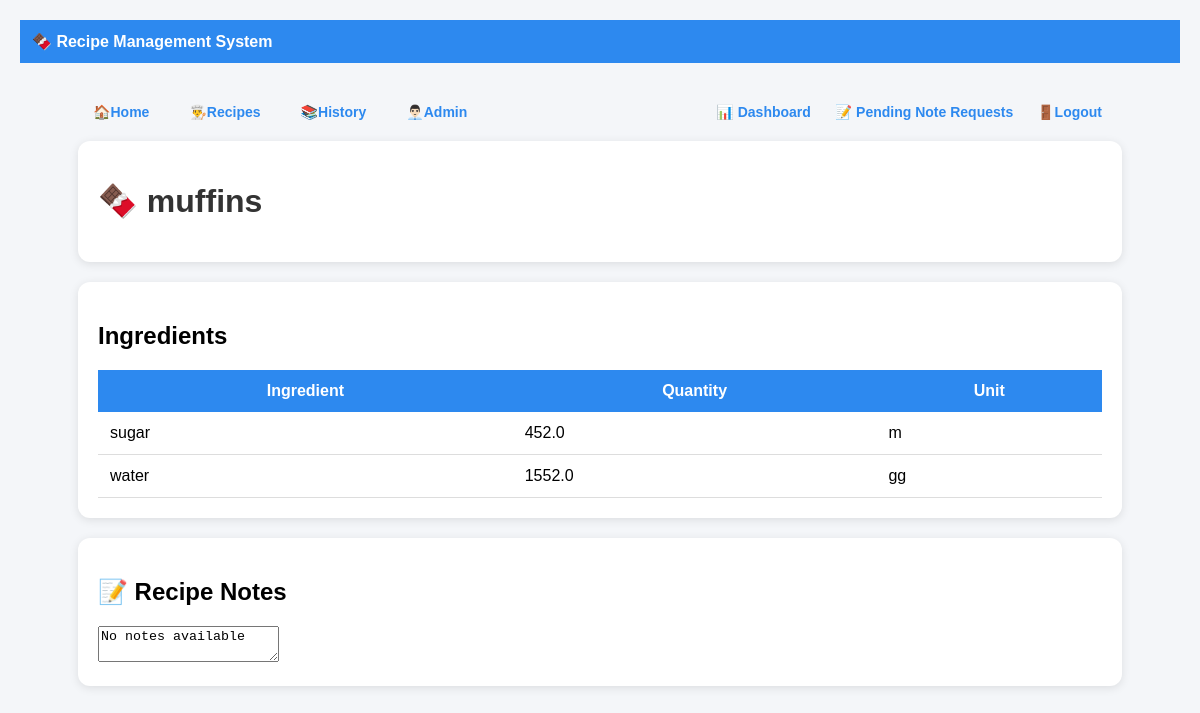
Page /recipe/6 on the committed database.
### models.py (models this page shows)
class Recipe(Base):
    __tablename__ = "recipes"
    id = Column(Integer, primary_key=True)
    name = Column(String, unique=True)
    notes = Column(
        Text,
        nullable=True
    )
    ingredients = relationship(
        "Ingredient",
        back_populates="recipe",
        cascade="all, delete"
    )
    note_requests = relationship(
    "NoteRequest",
    back_populates="recipe"
)

class Ingredient(Base):
    __tablename__ = "ingredients"
    id = Column(Integer, primary_key=True)
    recipe_id = Column(
        Integer,
        ForeignKey("recipes.id")
    )
    name = Column(String)
    quantity = Column(Float)
    unit = Column(String)
    recipe = relationship(
        "Recipe",
        back_populates="ingredients"
    )

### main.py (the view)
@app.get("/recipe/{recipe_id}",
         response_class=HTMLResponse)
def recipe_detail(
    request: Request,
    recipe_id: int
):
    db = SessionLocal()
    recipe = db.query(Recipe).filter(
        Recipe.id == recipe_id
    ).first()
    response = templates.TemplateResponse(
        request=request,
        name="recipe_detail.html",
        context={
            "recipe": recipe
        }
    )
    db.close()
    return response

### templates/recipe_detail.html
{% extends "base.html" %}
{% block content %}
<div class="card">
    <h1>
        🍫 {{ recipe.name }}
    </h1>
</div>
<div class="card">
    <h2>Ingredients</h2>
    <table>
        <tr>
            <th>Ingredient</th>
            <th>Quantity</th>
            <th>Unit</th>
        </tr>
        {% for ingredient in recipe.ingredients %}
        <tr>
            <td>
                {{ ingredient.name }}
            </td>
            <td>
                {{ ingredient.quantity }}
            </td>
            <td>
                {{ ingredient.unit }}
            </td>
        </tr>
        {% endfor %}
    </table>
</div>
<div class="card">
    <h2>
        📝 Recipe Notes
    </h2>
    <textarea
    class="notes-view"
    readonly
    >{{ recipe.notes or "No notes available" }}</textarea>
</div>
{% endblock %}

### static/style.css (style rules this page uses)
body { font-family: Arial, sans-serif; background-color:#f4f6f9; margin:0; padding:20px; }
.card { background:white; padding:20px; border-radius:12px; box-shadow:0 2px 8px rgba(0,0,0,0.1); margin-bottom:20px; }
h1 { color:#333; }
table { width:100%; border-collapse:collapse; }
th { background:#2d89ef; color:white; padding:12px; }
td { padding:10px; border-bottom:1px solid #ddd; }

### templates/base.html (style rules this page uses)
body { margin:0; font-family:Arial, sans-serif; background:#f4f6f9; }
.card { background:white; border-radius:12px; padding:20px; margin-top:20px; box-shadow:0 2px 10px rgba(0,0,0,0.1); }
table { width:100%; border-collapse:collapse; }
th { background:#2d89ef; color:white; padding:12px; }
td { padding:12px; border-bottom:1px solid #ddd; }

### rows in the picture
Recipe: name "muffins", notes "No notes available"
Ingredient: name "sugar", quantity "452.0", unit "m"
Ingredient: name "water", quantity "1552.0", unit "gg"
